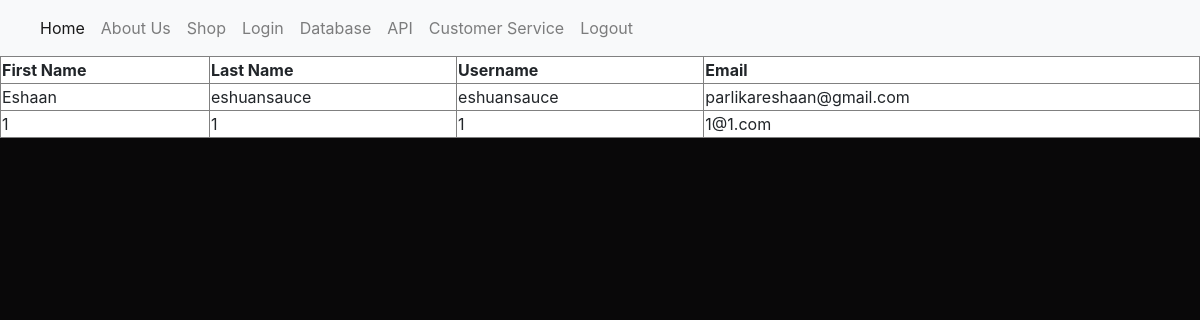
/database (signed in), run on an earlier commit of the app's database.
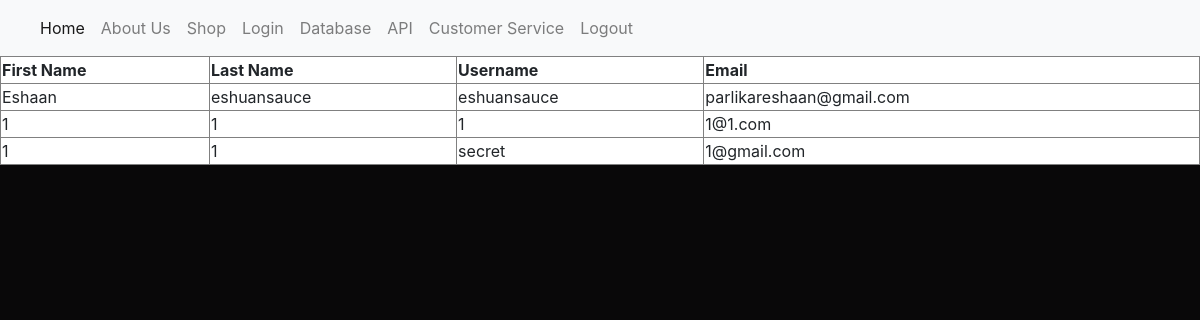
And on a later commit of the database.
### main.py (models this page shows, shortened)
class User(UserMixin, db.Model):
    id = db.Column(db.Integer, primary_key=True)
    first_name = db.Column(db.String(255), unique=False, nullable=False)
    last_name = db.Column(db.String(255), unique=False, nullable=False)
    username = db.Column(db.String(255), unique=True, nullable=False)
    email = db.Column(db.String(255), unique=True, nullable=False)
    password_hash = db.Column(db.String(128))

### main.py (the view)
@app.route('/database')
@login_required
def index():
    data = User.query.all()
    return render_template('database.html', data=data)

### main.py (called while the page is built)
@login.user_loader
def load_user(id):
    return User.query.get(int(id))

### templates/database.html
{% extends "base.html" %}
{% block content %}
<table style="width: 100%; height: 100%; background-color: #ffffff;" border="1">
        <thead>
        <tr>
            <th>First Name</th>
            <th>Last Name</th>
            <th>Username</th>
            <th>Email</th>
        </tr>
        </thead>
        <tbody>
        {% for user in data %}
        <tr>
            <td>{{ user.first_name }}</td>
            <td>{{user.last_name}}</td>
            <td>{{user.username}}</td>
            <td>{{user.email}}</td>
        </tr>
        {% endfor %}
        </tbody>
</table>
{% endblock %}

### templates/base.html (shortened to what this page needs)
<!doctype html>
<html>
<head>
    <link rel="stylesheet" href="https://stackpath.bootstrapcdn.com/bootstrap/4.3.1/css/bootstrap.min.css">
    <link rel="stylesheet" href="https://cdnjs.cloudflare.com/ajax/libs/font-awesome/4.7.0/css/font-awesome.min.css">
</head>
<body style="background-color:#090809;">
<nav class="navbar navbar-expand-lg navbar-light bg-light">
    <div class="collapse navbar-collapse" id="navbarNavAltMarkup">
        <div class="navbar-nav">
            <a class="nav-link active" href="/">Home <span class="sr-only">(current)</span></a>
            <a class="nav-link" href="/testimonial">About Us</a>
            <a class="nav-link" href="/index">Shop</a>
            <a class="nav-link" href="/login">Login</a>
            <a class="nav-link" href="/database">Database</a>
            <a class="nav-link" href="/api">API</a>
            <a class="nav-link" href="/customerservice">Customer Service</a>
            <a class="nav-link" href="/logout">Logout</a>
        </div>
    </div>
</nav>
<div>
    {% block content %}
    {% endblock %}
</div>
</body>
</html>

### templates/base.html (style rules this page uses)
html { scroll-behavior: smooth; }

What changed in the data, as far as the page shows it:
added User: first_name "1", last_name "1", username "secret", email "1@gmail.com"
